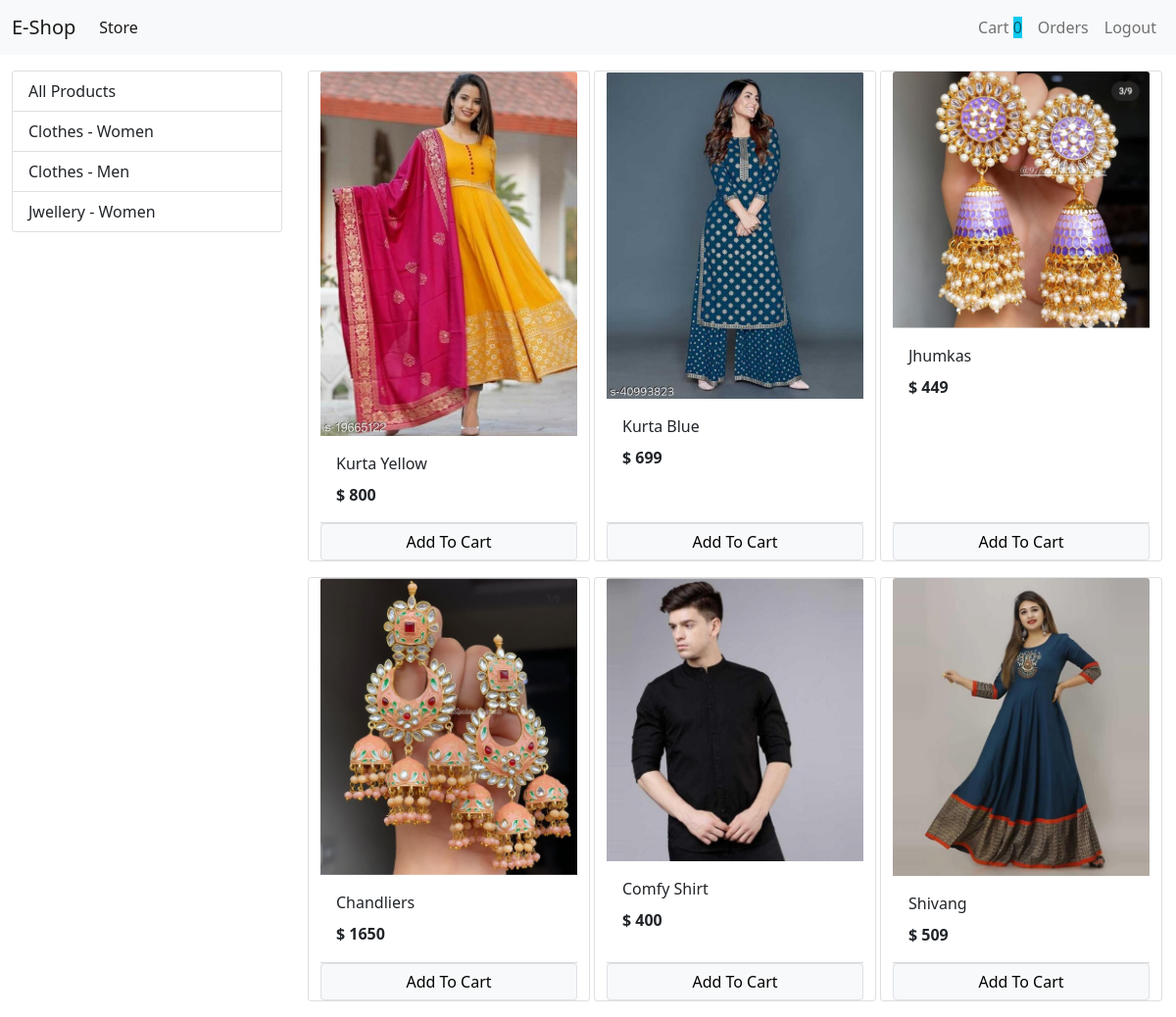
Screenshot of / (signed in) with the database file from the repository.
### store/models/category.py (models this page shows, shortened)
class Category(models.Model):
    name = models.CharField(max_length=50)
    @staticmethod
    def get_all_categories():
        return Category.objects.all()

### store/models/product.py (models this page shows, shortened)
class Product(models.Model):
    name = models.CharField(max_length=100)
    price = models.IntegerField(default=0)
    category = models.ForeignKey(Category, on_delete=models.CASCADE, default=1)
    description = models.CharField(max_length=200 , default='', null=True, blank=True)
    image = models.ImageField(upload_to='uploads/products/')
    @staticmethod
    def get_all_products():
        return Product.objects.all()

### store/views/home.py (the view, shortened to what this page needs)
# urls.py: path('', Index.as_view(), name='homepage'),
class Index(View):
    def get(self , request):
        cart=request.session.get('cart')
        if not cart:
            request.session['cart'] = {}
        products = None
        categories = Category.get_all_categories()
        categoryID = request.GET.get('category')
        if categoryID:
            products = Product.get_all_products_by_categoryid(categoryID)
        else:
            products = Product.get_all_products();
        data = {}
        data['products'] = products
        data['categories'] = categories
        print('You are : ', request.session.get('email'))
        return render(request, 'index.html', data)

### store/templatetags/cart.py (called while the page is built)
@register.filter(name='is_in_cart')
def is_in_cart(product , cart):
    keys=cart.keys()
    for id in keys:
        if int(id)==product.id:
            return True
    return False;

### store/templatetags/custom_filter.py (called while the page is built)
@register.filter(name='currency')
def currency(number):
    return " $ "+str(number)

### store/templates/index.html (shortened to what this page needs)
{% extends 'base.html' %}
{% block content %}
{% load cart %}
{% load custom_filter %}
<div class="container-fluid mt-3">
  <div class="row">
    <div class="col-lg-3 mx-auto">
      <div class="list-group">
        <a href="/" class="list-group-item list-group-item-action">All Products</a>
        {% for category in categories %}
        <a href="/?category={{category.id}}" class="list-group-item list-group-item-action">{{category.name}}</a>
        {% endfor %}
      </div>
    </div>
    <div id = 'products' class="col-lg-9 mx-auto">
      <div class = "row mx-auto">
        {% for product in products %}
          <div class="card mx-auto mb-3" id='{{product.id}}' style="width: 18rem;">
            <img src="{{product.image.url}}" class="card-img-top" alt="...">
            <div class="card-body">
              <p class="card-title">{{product.name}}</p>
              <p class="card-text"><b>{{product.price|currency}}</b></p>
            </div>
            <div class = "card-footer p-0">
              {% if product|is_in_cart:request.session.cart %}
              <div class="row nu-gutters">
                <form action="/#{{product.id}}"  class="col-2" method = "post">
                  {% csrf_token %}
                  <input hidden type="text" name='product' value='{{product.id}}'>
                  <input hidden type="text" name='remove' value='True'>
                  <input type="submit" value = " - " class = "btn btn-block btn-secondary">
                </form>
                <div class="text-center col">{{product|cart_quantity:request.session.cart}} in Cart</div>
                <form action="/#{{product.id}}"  class="col-2" method = "post">
                  {% csrf_token %}
                  <input hidden type="text" name='product' value='{{product.id}}'>
                  <input type="submit" value = " + " class = "btn btn-block btn-secondary">
                </form>
              </div>
              {% else %}
              <form action="/#{{product.id}}" method="POST"  class = "btn-block">
                <input type="submit" class="float-right btn btn-light border form-control" value="Add To Cart"></a>
              </form>
              {% endif %}
            </div>
          </div>
        {% endfor %}
      </div>
    </div>
  </div>
</div>
{% endblock %}

### rows the page displays
Category: name "Clothes - Women"
Category: name "Clothes - Men"
Category: name "Jwellery - Women"
Product: image (picture), name "Kurta Yellow", price "$ 800"
Product: image (picture), name "Kurta Blue", price "$ 699"
Product: image (picture), name "Jhumkas", price "$ 449"
Product: image (picture), name "Chandliers", price "$ 1650"
Product: image (picture), name "Comfy Shirt", price "$ 400"
Product: image (picture), name "Shivang", price "$ 509"

### other values shown
{{ request.session.cart.keys|length }} "0"
